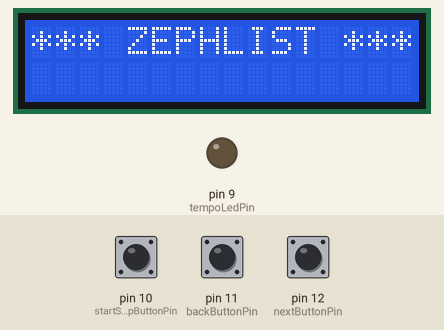
Simulated run of this sketch. Board: Arduino Uno, built with avr-gcc and run on an emulated ATmega328P. Parts: 16×2 character LCD, output pins drawn as LEDs (lit = HIGH). Dashed ring = blinking. The inputs (shaded band) are chosen by the test bench; at power-on: pin 11 (backButtonPin) LOW, pin 10 (startStopButtonPin) LOW, pin 12 (nextButtonPin) LOW. What the sketch prints to the serial monitor is not drawn.

Above: at 1.2 s.
1.3 s: pin 11 (backButtonPin) pulled HIGH for 0.15 s
At 1.9 s:
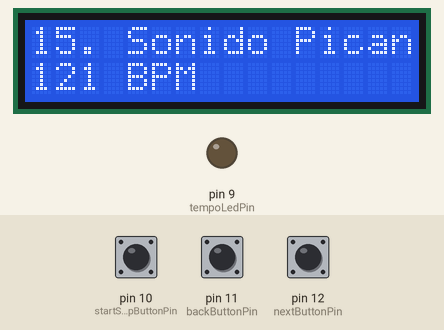
2.9 s: pin 11 (backButtonPin) pulled HIGH for 1 s
At 4.2 s:
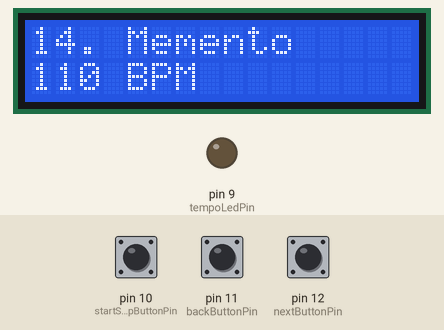
5.4 s: pin 11 (backButtonPin) pulled HIGH for 0.15 s
At 6.0 s:
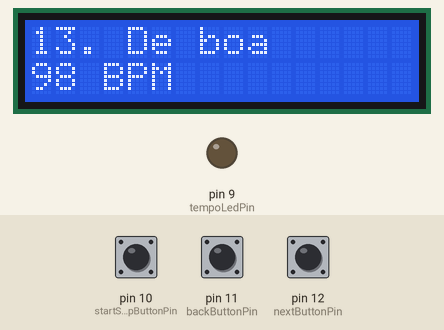
7.0 s: pin 11 (backButtonPin) pulled HIGH for 3.2 s
At 11.3 s:
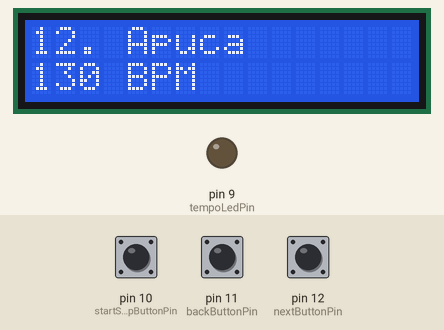
11.7 s: pin 10 (startStopButtonPin) pulled HIGH for 0.15 s
At 12.51 s:
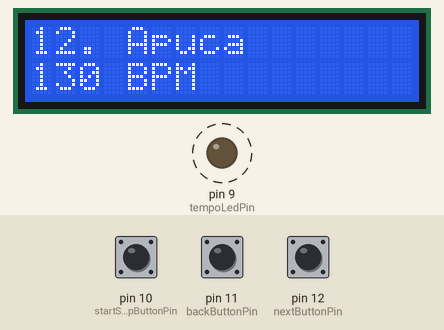
14.8 s: pin 11 (backButtonPin) pulled HIGH for 0.15 s
At 15.21 s:
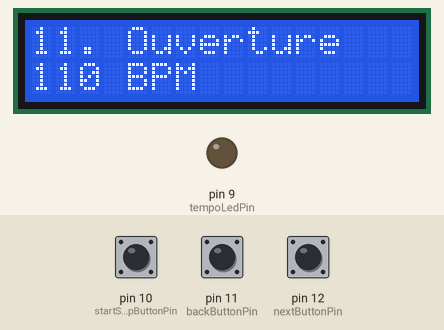
Timing chart, 0 to 18.4 s (numbered marks = the images above; inputs shaded):
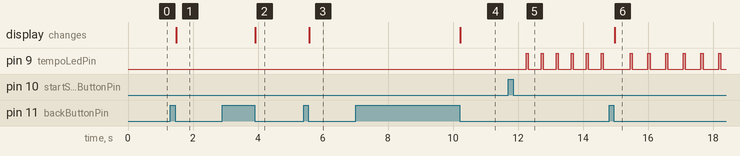

The sketch:

arduino.ino
```cpp
#include <Wire.h>
#include <LiquidCrystal_I2C.h>

// Set the LCD address to 0x27 for a 16 chars and 2 line display
LiquidCrystal_I2C lcd(0x27, 16, 2);

//------------------WIRING------------------
const int startStopButtonPin = 10; // detects button pressing from the start/stop button.
const int backButtonPin = 11;      // detects button pressing from the back button.
const int nextButtonPin = 12;      // detects button pressing from the next button.
const int tempoLedPin = 9;         // pin of the tempo LED ; the number of the LED positive pin (the longer one)

// Song setlist as an array of dictionaries
// Each dictionary contains the song position in the setlist, its title and its tempo
struct Song
{
  String title;
  int tempo;
  int subDivisions;
};

Song setlist[] = {
    {"Sirocco", 111, 4},
    {"Beehive", 116, 4},
    {"Imago", 127, 3},
    {"Back in the Game", 117, 4},
    {"Karaba", 125, 4},
    {"Tempête", 126, 4},
    {"Moonwhale", 106, 4},
    {"Ethiodream", 94, 4},
    {"Funkyla", 104, 4},
    {"Soul Remedy", 100, 4},
    {"Ouverture", 110, 4},
    {"Apuca", 130, 4},
    {"De boa", 98, 4},
    {"Memento", 110, 4},
    {"Sonido Picante", 121, 4}};

// initialize song position, so that it is available when the loop starts
int songIndex = -1;
bool playing = false;
unsigned long ledOnInterval = 0;
unsigned long ledOffInterval = 0;
unsigned long lastTempoLedBlinkTime = 0;
const unsigned long debounceDelay = 1000; // 1 second debounce delay
unsigned long lastButtonPressTime = 0;

void initializeLCD()
{
  lcd.init();
  lcd.backlight();
  lcd.print("*** ZEPHLIST ***");
}

void initializePins()
{
  pinMode(startStopButtonPin, INPUT);
  pinMode(backButtonPin, INPUT);
  pinMode(nextButtonPin, INPUT);
  pinMode(tempoLedPin, OUTPUT);
}

void displayData(int songIndex)
{
  if (songIndex == -1)
  {
    lcd.clear();
    lcd.print("*** ZEPHLIST ***");
  }
  else
  {
    printSong(songIndex);
  }
}

Song getSong(int songIndex)
{
  return setlist[songIndex];
}

void printSong(int songIndex)
{
  Song song = getSong(songIndex);
  int songPosition = songIndex + 1;
  // On a single line, print the song position and title
  // On a second line, print the song tempo
  String songData = String(songPosition) + ". " + song.title;
  String tempoData = String(song.tempo) + " BPM";

  Serial.println(songData + " " + tempoData);
  lcd.clear();
  lcd.print(songData);
  lcd.setCursor(0, 1);
  lcd.print(tempoData);
}

void handleNextButtonPress()
{
  if (digitalRead(nextButtonPin) == HIGH && millis() - lastButtonPressTime >= debounceDelay)
  {
    lastButtonPressTime = millis();
    songIndex++;
    if (songIndex >= sizeof(setlist) / sizeof(setlist[0]))
    {
      songIndex = -1;
    }
    while (digitalRead(nextButtonPin) == HIGH)
    {
      // wait for the button to be released
    }
    Serial.println("Pressed next button ");
    displayData(songIndex);
    if (playing && songIndex >= 0)
    {
      updateTempo();
    }
  }
}

void handleBackButtonPress()
{
  if (digitalRead(backButtonPin) == HIGH && millis() - lastButtonPressTime >= debounceDelay)
  {
    lastButtonPressTime = millis();
    songIndex--;
    if (songIndex < -1)
    {
      songIndex = sizeof(setlist) / sizeof(setlist[0]) - 1;
    }
    while (digitalRead(backButtonPin) == HIGH)
    {
      // wait for the button to be released
    }
    Serial.println("Pressed back button ");
    displayData(songIndex);
    if (playing && songIndex >= 0)
    {
      updateTempo();
    }
  }
}

void handleStartStopButtonPress()
{
  if (digitalRead(startStopButtonPin) == HIGH && millis() - lastButtonPressTime >= debounceDelay)
  {
    lastButtonPressTime = millis();
    while (digitalRead(startStopButtonPin) == HIGH)
    {
      // wait for the button to be released
    }
    Serial.println("Pressed start/stop button ");
    if (songIndex == -1)
    {
      return;
    }
    if (!playing)
    {
      playing = true;
      updateTempo();
      Serial.print("Playing ");
      Serial.println(getSong(songIndex).title);
    }
    else
    {
      playing = false;
      Serial.print("Stopped ");
      Serial.println(getSong(songIndex).title);
      digitalWrite(tempoLedPin, LOW);
    }
  }
}

void updateTempo()
{
  Song song = getSong(songIndex);
  unsigned long totalInterval = 60000 / song.tempo;      // Total interval for one beat in milliseconds
  ledOnInterval = totalInterval / song.subDivisions / 2; // Interval for LED to be on
  ledOffInterval = totalInterval - ledOnInterval;        // Interval for LED to be off

  lastTempoLedBlinkTime = millis();
}

void blinkTempoLed()
{
  static bool isLedOn = false;

  if (playing)
  {
    unsigned long currentTime = millis();
    if (isLedOn)
    {
      // LED is currently on
      if (currentTime - lastTempoLedBlinkTime >= ledOnInterval)
      {
        isLedOn = false;
        lastTempoLedBlinkTime = currentTime;
        digitalWrite(tempoLedPin, LOW);
      }
    }
    else
    {
      // LED is currently off
      if (currentTime - lastTempoLedBlinkTime >= ledOffInterval)
      {
        isLedOn = true;
        lastTempoLedBlinkTime = currentTime;
        digitalWrite(tempoLedPin, HIGH);
      }
    }
  }
}

void setup()
{
  Serial.begin(9600);
  initializeLCD();
  initializePins();
}

void loop()
{
  handleNextButtonPress();
  handleBackButtonPress();
  handleStartStopButtonPress();
  blinkTempoLed();
}
```

Measured:
- after the input at 1.3 s, the display: changes after 0.18 s (image 1)
- after the input at 2.9 s, the display: changes after 1.0 s (image 2)
- after the input at 5.4 s, the display: changes after 0.17 s (image 3)
- after the input at 7.0 s, the display: changes after 3.2 s (image 4)
- after the input at 11.7 s, pin 9 (tempoLedPin): alternates HIGH for 0.06 s and LOW for 0.40 s, starting after 0.55 s
- after the input at 14.8 s, the display: changes after 0.17 s (image 6)
